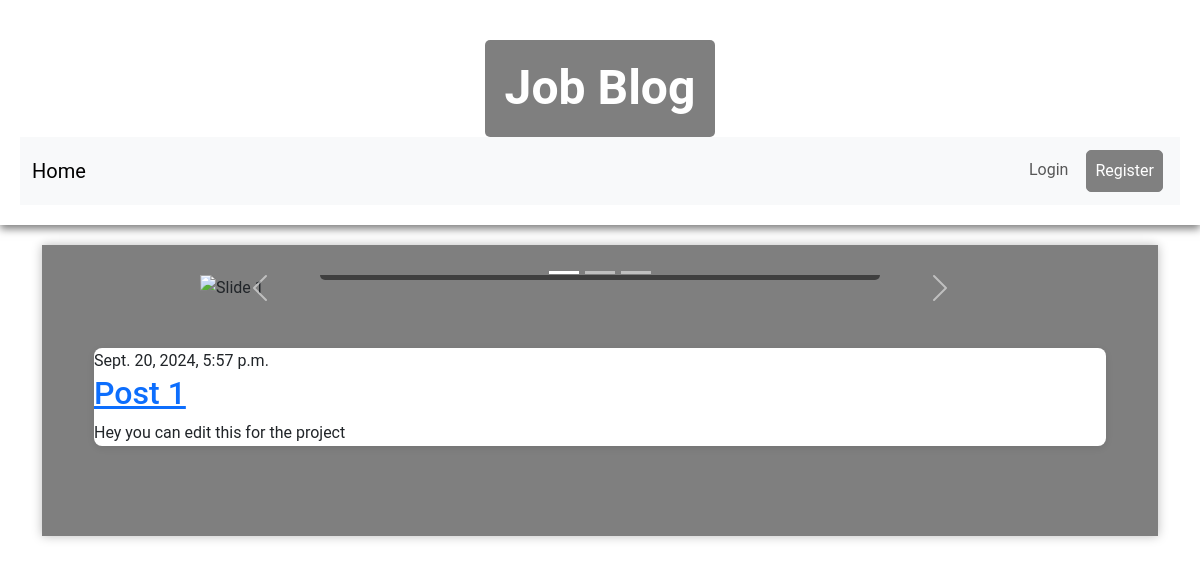
The app's page /, older data.
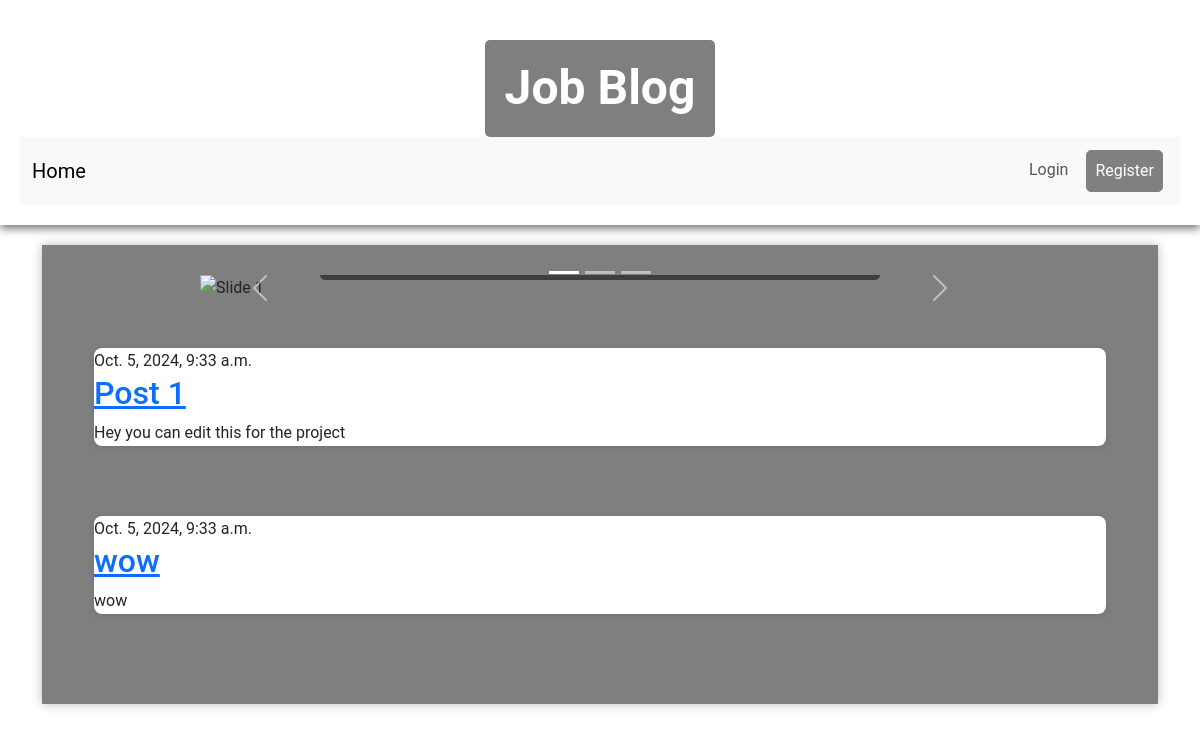
The same page, newer data.
### blog/models.py (models this page shows, shortened)
class Post(models.Model):
    author = models.ForeignKey(User, on_delete=models.CASCADE)
    title = models.CharField(max_length=200)
    text = models.TextField()
    created_date = models.DateTimeField(default=timezone.now)
    published_date = models.DateTimeField(blank=True, null=True)

### blog/views.py (the view)
# urls.py: path('', views.home, name='home'),
def home(request):
    template = 'blog/home.html'
    posts = Post.objects.filter(published_date__lte=timezone.now()).order_by('published_date')
    return render(request, template, {'posts': posts})

### blog/templates/blog/home.html (shortened to what this page needs)
{% extends 'blog/base.html' %}
{% block content %}
<div class="wrapper mt-0">
    <div id="carouselExampleCaptions" class="carousel slide" data-bs-ride="false">
        <div class="carousel-indicators">
            <button type="button" data-bs-target="#carouselExampleCaptions" data-bs-slide-to="0" class="active" aria-current="true" aria-label="Slide 1"></button>
            <button type="button" data-bs-target="#carouselExampleCaptions" data-bs-slide-to="1" aria-label="Slide 2"></button>
            <button type="button" data-bs-target="#carouselExampleCaptions" data-bs-slide-to="2" aria-label="Slide 3"></button>
        </div>
        <div class="carousel-inner">
            <div class="carousel-item active">
                <img src="https://www.prevuehr.com/drive/uploads/2020/03/AdobeStock_208777718.jpeg" class="d-block w-100" alt="Slide 1">
                <div class="carousel-caption d-none d-md-block">
                </div>
            </div>
        </div>
        <a class="carousel-control-prev" href="#carouselExampleCaptions" role="button" data-bs-slide="prev">
            <span class="carousel-control-prev-icon" aria-hidden="true"></span>
        </a>
        <a class="carousel-control-next" href="#carouselExampleCaptions" role="button" data-bs-slide="next">
            <span class="carousel-control-next-icon" aria-hidden="true"></span>
        </a>
    </div>
    {% for post in posts %}
    <div class="container mt-5">
        <article class="post">
            <time class="date">
                {{ post.published_date }}
            </time>
            <h2><a href="{% url 'post_detail' pk=post.pk %}">{{ post.title }}</a></h2>
            <p>{{ post.text|linebreaksbr }}</p>
        </article>
    </div>
    {% endfor %}
</div>
{% endblock %}

Row changes from the older to the newer data that the page shows:
changed Post "Post 1": published_date "Sept. 20, 2024, 5:57 p.m." → "Oct. 5, 2024, 9:33 a.m."
added Post: published_date "Oct. 5, 2024, 9:33 a.m.", title "wow", text "wow"
